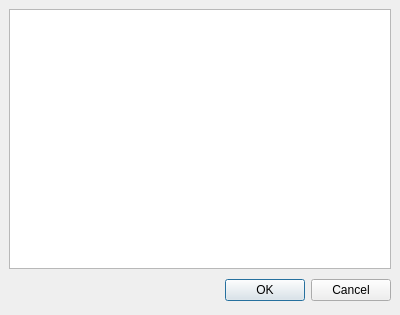
<ui version="4.0" >
 <author></author>
 <comment></comment>
 <exportmacro></exportmacro>
 <class>Dialog</class>
 <widget class="QDialog" name="Dialog" >
  <property name="geometry" >
   <rect>
    <x>0</x>
    <y>0</y>
    <width>400</width>
    <height>315</height>
   </rect>
  </property>
  <property name="windowTitle" >
   <string>Dialog</string>
  </property>
  <layout class="QGridLayout" >
   <property name="margin" >
    <number>9</number>
   </property>
   <property name="spacing" >
    <number>6</number>
   </property>
   <item row="0" column="0" >
    <layout class="QVBoxLayout" >
     <property name="margin" >
      <number>0</number>
     </property>
     <property name="spacing" >
      <number>6</number>
     </property>
     <item>
      <widget class="QTableView" name="pluginTableView" />
     </item>
     <item>
      <layout class="QHBoxLayout" >
       <property name="margin" >
        <number>0</number>
       </property>
       <property name="spacing" >
        <number>6</number>
       </property>
       <item>
        <spacer>
         <property name="orientation" >
          <enum>Qt::Horizontal</enum>
         </property>
         <property name="sizeHint" >
          <size>
           <width>131</width>
           <height>31</height>
          </size>
         </property>
        </spacer>
       </item>
       <item>
        <widget class="QPushButton" name="okButton" >
         <property name="text" >
          <string>OK</string>
         </property>
        </widget>
       </item>
       <item>
        <widget class="QPushButton" name="cancelButton" >
         <property name="text" >
          <string>Cancel</string>
         </property>
        </widget>
       </item>
      </layout>
     </item>
    </layout>
   </item>
  </layout>
 </widget>
 <pixmapfunction></pixmapfunction>
 <resources/>
 <connections>
  <connection>
   <sender>okButton</sender>
   <signal>clicked()</signal>
   <receiver>Dialog</receiver>
   <slot>accept()</slot>
   <hints>
    <hint type="sourcelabel" >
     <x>278</x>
     <y>253</y>
    </hint>
    <hint type="destinationlabel" >
     <x>96</x>
     <y>254</y>
    </hint>
   </hints>
  </connection>
  <connection>
   <sender>cancelButton</sender>
   <signal>clicked()</signal>
   <receiver>Dialog</receiver>
   <slot>reject()</slot>
   <hints>
    <hint type="sourcelabel" >
     <x>369</x>
     <y>253</y>
    </hint>
    <hint type="destinationlabel" >
     <x>179</x>
     <y>282</y>
    </hint>
   </hints>
  </connection>
 </connections>
</ui>
